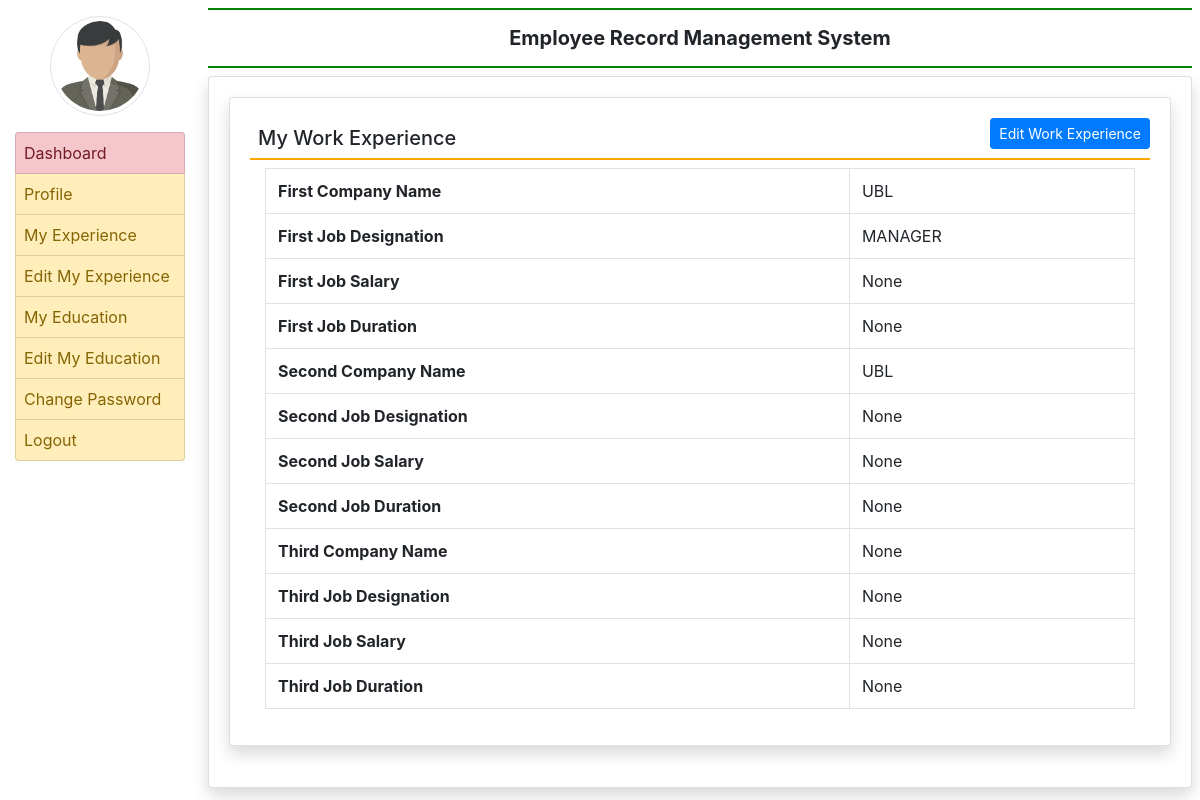
The app's page /my_experience/ (signed in) with its own data.
### employee/models.py (models this page shows, shortened)
class EmployeeExperience(models.Model):
    user=models.ForeignKey(User,on_delete=models.CASCADE)
    company1name=models.CharField(max_length=100,null=True)
    company1desig = models.CharField(max_length=200,null=True)
    company1salary= models.CharField(max_length=20,null=True)
    company1duration = models.CharField(max_length=30,null=True)
    company2name = models.CharField(max_length=100, null=True)
    company2desig = models.CharField(max_length=200, null=True)
    company2salary = models.CharField(max_length=20, null=True)
    company2duration = models.CharField(max_length=30, null=True)
    company3name = models.CharField(max_length=100, null=True)
    company3desig = models.CharField(max_length=200, null=True)
    company3salary = models.CharField(max_length=20, null=True)
    company3duration = models.CharField(max_length=30, null=True)

### employee/views.py (the view)
# urls.py: path('my_experience/',my_experience,name='my_experience'),
def my_experience(request):
    if not request.user.is_authenticated:
        return redirect('emp_login')
    user=request.user
    experience = EmployeeExperience.objects.get(user=user)
    return render(request, 'my_experience.html', locals())

### employee/templates/my_experience.html
{% extends 'emp_base.html' %}
{% block main %}
<div class="card shadow m-52">
    <div class="card-body">
        <a href="{% url 'edit_experience'%}" class="btn btn-primary float-right btn-sm">Edit Work Experience</a>
        <h5 class="p-2 text danger" style="border-bottom: 2px solid orange">My Work Experience</h5>
        <div class="container-fluid">
            <table class="table table-bordered" >
                <tr>
                    <th>First Company Name</th>
                    <td>{{experience.company1name}}</td>
                </tr>
                 <tr>
                    <th>First Job Designation</th>
                    <td>{{experience.company1desig}}</td>
                </tr>
                 <tr>
                    <th>First Job Salary</th>
                    <td>{{experience.company1salary}}</td>
                </tr>
                <tr>
                    <th>First Job Duration</th>
                    <td>{{experience.company1duration}}</td>
                </tr>
                <tr>
                    <th>Second Company Name</th>
                    <td>{{experience.company2name}}</td>
                </tr>
                 <tr>
                    <th>Second Job Designation</th>
                    <td>{{experience.company2desig}}</td>
                </tr>
                 <tr>
                    <th>Second Job Salary</th>
                    <td>{{experience.company2salary}}</td>
                </tr>
                <tr>
                    <th>Second Job Duration</th>
                    <td>{{experience.company2duration}}</td>
                </tr>
                <tr>
                    <th>Third Company Name</th>
                    <td>{{experience.company3name}}</td>
                </tr>
                 <tr>
                    <th> Third Job Designation</th>
                    <td>{{experience.company3desig}}</td>
                </tr>
                 <tr>
                    <th>Third Job Salary</th>
                    <td>{{experience.company3salary}}</td>
                </tr>
                <tr>
                    <th>Third Job Duration</th>
                    <td>{{experience.company3duration}}</td>
                </tr>
            </table>
        </div>
    </div>
</div>
{% endblock %}

### employee/templates/emp_base.html (shortened to what this page needs)
{%load static %}
<html>
<head>
  <link rel="stylesheet" href="https://cdn.jsdelivr.net/npm/bootstrap@4.6.2/dist/css/bootstrap.min.css">
</head>
<body>
<div class="container-fluid">
  <div class="row">
    <div class="col-sm-2">
      <center><img src="{%static 'images/images.png'%}" width="100" height="100" class="img-thumbnail rounded-circle my-3 "></center>
      <div class="list-group">
        <a href="{%url 'emp_home' %}" class="list-group-item list-group-item-danger list-group-item-action {% if request.path == '/emp_home' %} active {% endif %}">Dashboard</a>
        <a href="{%url 'profile' %}" class="list-group-item list-group-item-warning list-group-item-action ">Profile</a>
        <a href="{% url 'my_experience'%}" class="list-group-item list-group-item-warning list-group-item-action {}">My Experience</a>
        <a href="{% url 'edit_experience'%}" class="list-group-item list-group-item-warning list-group-item-action {}">Edit My Experience</a>
        <a href="{}" class="list-group-item list-group-item-warning list-group-item-action {}">My Education</a>
        <a href="{}" class="list-group-item list-group-item-warning list-group-item-action {}">Edit My Education</a>
        <a href="{}" class="list-group-item list-group-item-warning list-group-item-action {}">Change Password</a>
        <a href="{%url 'logout'%}" class="list-group-item list-group-item-warning list-group-item-action {}">Logout</a>
      </div>
    </div>
    <div class="col-sm-10 p-0">
      <div class="container-fluid p-2">
           <h5 class="text-center p-3 font-weight-bold" style="border-bottom :2px solid green; border-top :2px solid green" >Employee Record Management System</h5>
      <div class="card shadow " style="min-height:89vh">
        <div class="card-body">
          {% block main %}
               {% endblock %}
        </div>
      </div>
      </div>
    </div>
  </div>
</div>
</body>
</html>

### employee/templates/emp_base.html (style rules this page uses)
.list-group-item { padding:8px !important; }

### records on screen
EmployeeExperience: company1name "UBL", company1desig "MANAGER", company1salary "None", company1duration "None", company2name "UBL", company2desig "None", company2salary "None", company2duration "None", company3name "None", company3desig "None", company3salary "None", company3duration "None"
